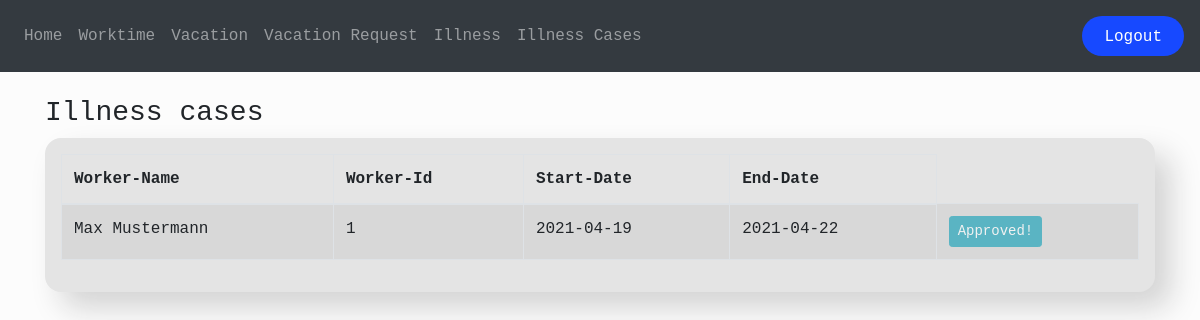
/illness_cases (signed in), run on the app's committed database.
### app/models.py (models this page shows, shortened)
class User(db.Model, UserMixin):
    id = db.Column(db.Integer, primary_key=True)
    email = db.Column(db.String(150), unique=True)
    password = db.Column(db.String(150))
    full_name = db.Column(db.String(150))
    target_hours = db.Column(db.Integer, default=160)
    worked_hours = db.Column(db.Integer, default=0)
    flex_time = db.Column(db.Integer, default=0)
    vacation_days = db.Column(db.Integer, default=30)
    vacation_days_taken = db.Column(db.Integer, default=0)
    roles_id = db.Column(db.Integer, db.ForeignKey('role.id'))
    vacation_requests = db.relationship('Vacation', backref='user')
    illness = db.relationship('Illness', backref='user')

class Illness (db.Model):
    id = db.Column(db.Integer, primary_key=True)
    start_date = db.Column(db.Date)
    end_date = db.Column(db.Date)
    user_id = db.Column(db.Integer, db.ForeignKey('user.id'))
    approved = db.Column(db.Boolean, default=False)

### app/illness.py (the view)
@ill.route('/illness_cases', methods=['GET', 'POST'])
@login_required
def illness_cases():
    if request.method == 'POST':
        case_id = request.form.get('accept-button')
        case = Illness.query.filter_by(id=case_id).first()
        case.approved = True
        db.session.add(case)
        db.session.commit()
    cases = Illness.query.all()
    return render_template('illness_cases.html', user=current_user, roles_id=session.get('roles_id'), cases=cases, User=User)

### app/__init__.py (called while the page is built)
def create_app():
    app = Flask(__name__)
    app.config['SECRET_KEY'] = '9QxEIB84nNKgxjz9ahPjM2HRtwrERAli4PGtjRjV'
    app.config['SQLALCHEMY_DATABASE_URI'] = f'sqlite:///{DB_NAME}'
    app.config['SQLALCHEMY_TRACK_MODIFICATIONS'] = False
    db.init_app(app)
    from .auth import auth
    from .views import views
    from .worktime import work
    from .vacation import vac
    from .illness import ill
    app.register_blueprint(auth)
    app.register_blueprint(views)
    app.register_blueprint(work)
    app.register_blueprint(vac)
    app.register_blueprint(ill)
    from .models import User
    create_database(app=app)
    login_manager = LoginManager()
    login_manager.login_view = 'auth.login'
    login_manager.init_app(app)
    @login_manager.user_loader
    def load_user(id):
        return User.query.get(int(id))
    return app

### app/templates/illness_cases.html (shortened to what this page needs)
{% extends 'base.html' %}
{% block page_header %}
<h3>Illness cases</h3>
{% endblock page_header %}
{% block content %}
<div class="container">
    <div class="vacation-requests-personal overflow-hidden">
        <div class="table-responsive">
            <table class="table table-striped table-bordered table-limited">
                <thead>
                    <tr>
                        <th class="row-sm">Worker-Name</th>
                        <th class="row-sm">Worker-Id</th>
                        <th class="row-sm">Start-Date</th>
                        <th class="row-sm">End-Date</th>
                    </tr>
                </thead>
                <tbody>
                    {% for case in cases %}
                    <tr>
                        <td>{{User.query.filter_by(id=case.user_id).first().full_name}}</td>
                        <td>{{User.query.filter_by(id=case.user_id).first().id}}</td>
                        <td>{{case.start_date}}</td>
                        <td>{{case.end_date}}</td>
                        {% if case.approved == False %}
                        <form method="POST">
                            <td><button class="btn btn-success btn-sm" name="accept-button"
                                    value="{{case.id}}">Accept</button>
                            </td>
                        </form>
                        {% else %}
                        <td><button class="btn btn-info btn-sm" disabled>Approved!</button></td>
                        {% endif %}
                    </tr>
                    {% endfor %}
                </tbody>
            </table>
        </div>
    </div>
</div>
{% endblock content %}

### app/static/css/styles.css (style rules this page uses)
body, html { height: 100%; background-color: #fcfcfc; font-family: 'Microsoft YaHei UI', Courier, monospace; }
.vacation-requests-personal { background-color: #e4e4e4; padding: 1em; border-radius: 1em; box-shadow: 1em 1em 30px #d3d3d3; position: relative; }
.vacation-requests-personal .table-limited { overflow: hidden; }

### data on the page
Illness: query.filter_by "1", start_date "2021-04-19", end_date "2021-04-22", approved "Approved!"
User: query.filter_by "Max Mustermann"
